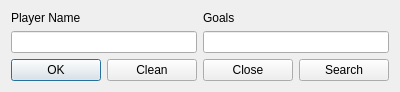
<?xml version="1.0" encoding="UTF-8"?>
<ui version="4.0">
 <class>Dialog2</class>
 <widget class="QDialog" name="Dialog2">
  <property name="geometry">
   <rect>
    <x>0</x>
    <y>0</y>
    <width>400</width>
    <height>90</height>
   </rect>
  </property>
  <property name="windowTitle">
   <string>Players</string>
  </property>
  <layout class="QGridLayout" name="gridLayout_2">
   <item row="0" column="0" colspan="4">
    <layout class="QGridLayout" name="gridLayout">
     <item row="1" column="0">
      <widget class="QLineEdit" name="lePlayer"/>
     </item>
     <item row="1" column="1">
      <widget class="QLineEdit" name="lePlayerG">
       <property name="inputMethodHints">
        <set>Qt::ImhDigitsOnly</set>
       </property>
       <property name="inputMask">
        <string>000</string>
       </property>
      </widget>
     </item>
     <item row="0" column="0">
      <widget class="QLabel" name="lPlayer">
       <property name="text">
        <string>Player Name</string>
       </property>
      </widget>
     </item>
     <item row="0" column="1">
      <widget class="QLabel" name="lPlayerG">
       <property name="text">
        <string>Goals</string>
       </property>
      </widget>
     </item>
    </layout>
   </item>
   <item row="1" column="0">
    <widget class="QPushButton" name="btnOK">
     <property name="text">
      <string>OK</string>
     </property>
    </widget>
   </item>
   <item row="1" column="1">
    <widget class="QPushButton" name="btnClean">
     <property name="text">
      <string>Clean</string>
     </property>
    </widget>
   </item>
   <item row="1" column="2">
    <widget class="QPushButton" name="btnCancel">
     <property name="text">
      <string>Close</string>
     </property>
    </widget>
   </item>
   <item row="1" column="3">
    <widget class="QPushButton" name="btnSearch">
     <property name="text">
      <string>Search</string>
     </property>
    </widget>
   </item>
  </layout>
 </widget>
 <tabstops>
  <tabstop>lePlayer</tabstop>
  <tabstop>lePlayerG</tabstop>
  <tabstop>btnOK</tabstop>
  <tabstop>btnClean</tabstop>
  <tabstop>btnCancel</tabstop>
  <tabstop>btnSearch</tabstop>
 </tabstops>
 <resources/>
 <connections>
  <connection>
   <sender>btnOK</sender>
   <signal>clicked()</signal>
   <receiver>Dialog2</receiver>
   <slot>callFunctionPlayer()</slot>
   <hints>
    <hint type="sourcelabel">
     <x>74</x>
     <y>69</y>
    </hint>
    <hint type="destinationlabel">
     <x>76</x>
     <y>81</y>
    </hint>
   </hints>
  </connection>
  <connection>
   <sender>btnClean</sender>
   <signal>clicked()</signal>
   <receiver>Dialog2</receiver>
   <slot>clearAll()</slot>
   <hints>
    <hint type="sourcelabel">
     <x>170</x>
     <y>73</y>
    </hint>
    <hint type="destinationlabel">
     <x>187</x>
     <y>85</y>
    </hint>
   </hints>
  </connection>
  <connection>
   <sender>btnCancel</sender>
   <signal>clicked()</signal>
   <receiver>Dialog2</receiver>
   <slot>close()</slot>
   <hints>
    <hint type="sourcelabel">
     <x>276</x>
     <y>72</y>
    </hint>
    <hint type="destinationlabel">
     <x>299</x>
     <y>84</y>
    </hint>
   </hints>
  </connection>
  <connection>
   <sender>btnSearch</sender>
   <signal>clicked()</signal>
   <receiver>Dialog2</receiver>
   <slot>searchPlayer()</slot>
   <hints>
    <hint type="sourcelabel">
     <x>378</x>
     <y>68</y>
    </hint>
    <hint type="destinationlabel">
     <x>393</x>
     <y>84</y>
    </hint>
   </hints>
  </connection>
 </connections>
 <slots>
  <slot>searchPlayer()</slot>
  <slot>callFunctionPlayer()</slot>
  <slot>clearAll()</slot>
 </slots>
</ui>
